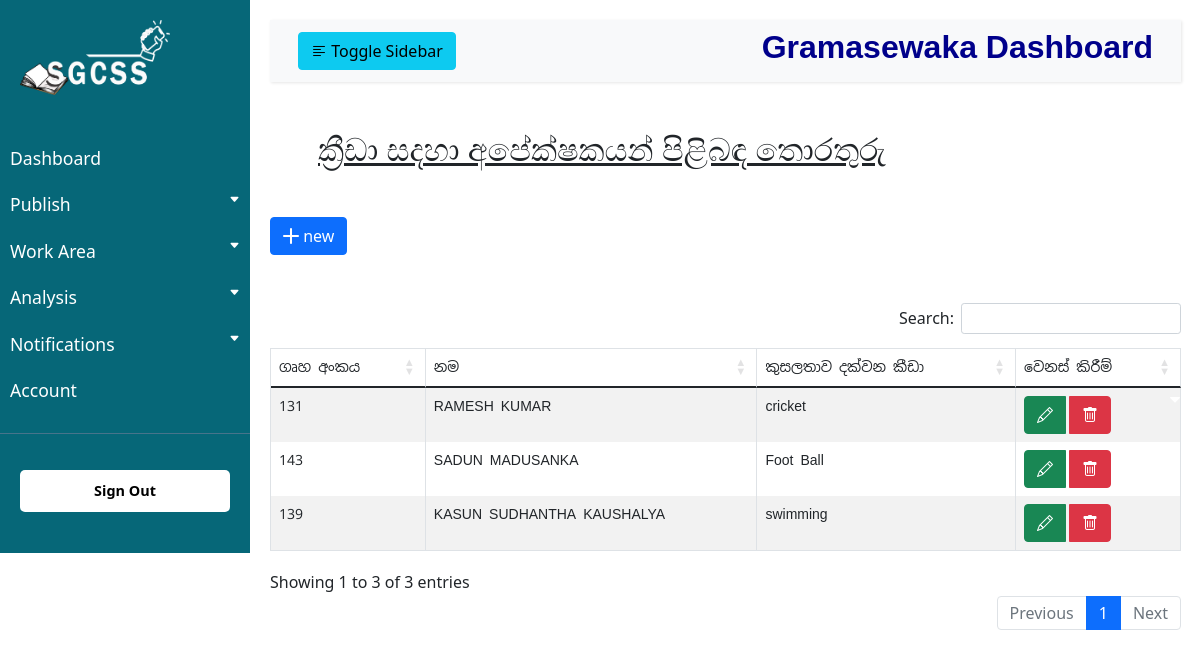
The page /gaccount/ruralinfo/rPage8.php (signed in) on the database its author committed.
### tables this page shows
CREATE TABLE IF NOT EXISTS `sports_info` (
  `id` int(11) NOT NULL AUTO_INCREMENT,
  `h_no` varchar(100) NOT NULL,
  `name` varchar(650) NOT NULL,
  `spots` varchar(1000) NOT NULL,
  PRIMARY KEY (`id`)
);

### gaccount/ruralinfo/rPage8.php (the view, shortened to what this page needs)
<?php
include("../connection/db_connection.php");
?>
<!DOCTYPE html>
<html lang="en">
<head>
     <link rel="stylesheet" href="../css/style.css">
     <link rel="stylesheet" href="https://cdnjs.cloudflare.com/ajax/libs/twitter-bootstrap/4.5.2/css/bootstrap.css">
     <link rel="stylesheet" href="https://cdn.jsdelivr.net/npm/bootstrap@5.0.2/dist/css/bootstrap.min.css">
     <link rel="stylesheet" href="https://cdn.datatables.net/1.11.0/css/dataTables.bootstrap4.min.css">
     <link rel="stylesheet" href="https://cdn.datatables.net/buttons/2.0.1/css/buttons.dataTables.min.css">
     <link rel="stylesheet" href="https://cdn.jsdelivr.net/npm/bootstrap-icons@1.5.0/font/bootstrap-icons.css">
</head>
<body>
<div class="wrapper">
        <nav id="sidebar">
            <div class="sidebar-header">
                <img src="../asset/Logo.png" alt="Logo" width="150px" height="75px">
            </div>
            <ul class="list-unstyled components">
                <li>
                    <a href="../gdashboard.php" class="dash-header">Dashboard</a>
                </li>
                <li>
                    <a href="#homeSubmenu" data-bs-toggle="collapse" aria-expanded="false" class="dropdown-toggle">Publish<i class="bi bi-caret-down-fill bi-lg first"></i></a>
                </li>
                <li>
                    <a href="#workArea" data-bs-toggle="collapse" aria-expanded="false" class="dropdown-toggle">Work Area <i class="bi bi-caret-down-fill bi-lg first"></i></a>
                </li>
                <li>
                    <a href="#analysis" data-bs-toggle="collapse" aria-expanded="false" class="dropdown-toggle">Analysis <i class="bi bi-caret-down-fill bi-lg first"></i></a>
                </li>
                <li>
                    <a href="#notification" data-bs-toggle="collapse"  aria-expanded="false" class="dropdown-toggle">Notifications <i class="bi bi-caret-down-fill bi-lg first"></i></a>
                </li>
                <li>
                    <a href="../account.php">Account</a>
                </li>
            </ul>
            <ul class="list-unstyled CTAs">
                <li>
                    <a href="../../signout.php" class="signout">Sign Out</a>
                </li>
            </ul>
        </nav>
        <div id="content">
            <nav class="navbar navbar-expand-lg navbar-light bg-light">
                <div class="container-fluid">
                    <button type="button" id="sidebarCollapse" class="btn btn-info">
                    <i class="bi bi-text-left bi-bold"></i>
                        <span>Toggle Sidebar</span>
                    </button>
                    <div class="dashboard-name">
                        <h2 class="dashboard-header">Gramasewaka Dashboard</h2>
                    </div>
                </div>
            </nav>
            <div class="table-name">
                    <h3 class="table-name-header m-5"><u>ක්‍රීඩා සදහා අපේක්ෂකයන් පිළිබඳ තොරතුරු</u></h3>
            </div>
            <div class="insert-new">
                <button type="submit" class="btn btn-primary" name="insert" id="insert" data-toggle="modal" data-target="#sportsForm"><i class="bi bi-plus-lg"></i> new</button>
            </div>
            <div class="row my-5">
                <table class="table table-striped table-responsive-md table-bordered my-5" id="sportTable">
                    <thead>
                        <tr>
                            <th class="sinhala-font">ගෘහ අංකය</th>
                            <th class="sinhala-font">නම</th>
                            <th class="sinhala-font">කුසලතාව දක්වන කීඩා</th>
                            <th class="sinhala-font">වෙනස් කිරීම්</th>
                        </tr>
                    </thead>
                    <tbody>
                        <?php
                            $select = "SELECT * FROM `sports_info` ORDER BY 'h_no'";
                            $resultData = mysqli_query($conn, $select);
                            if(mysqli_num_rows($resultData)>0){
                                while($row = mysqli_fetch_assoc($resultData)){
                                    echo '
                                        <tr>
                                            <td class="sinhala-font d-none" name="hNo" id="t_id">'.$row["id"].'</td>
                                            <td class="sinhala-font" name="hNo" id="t_hNo">'.$row["h_no"].'</td>
                                            <td class="sinhala-font" name="name" id="t_name">'.$row["name"].'</td>
                                            <td class="sinhala-font" name="sports" id="t_sports">'.$row["spots"].'</td>
                                            <td name="change" id="change">
                                                <div class="btn-group">
                                                    <button class="btn btn-success mr-1" name="update" id="update" data-toggle="modal" data-target="#sportsUpdate"><i class="bi bi-pencil"></i></button>
                                                    <button class="btn btn-danger " name="delete" id="'.$row["id"].'" data-bs-toggle="tooltip" data-bs-placement="top" title="DELETE" onclick="r8DeleteRow(this.id);"><i class="bi bi-trash"></i></button>
                                                </div>
                                            </td>
                                        </tr>
                                    ';
                                }
                            }
                        ?>
                    </tbody>
                </table>
            </div>
        </div>
    </div>
</body>
</html>

### gaccount/css/style.css (style rules this page uses)
body { font-family: 'Poppins', sans-serif; background: #fafafa; }
ul li a i.first { position: inherit; text-align: right; float: right; font-size: 11px; }
a, a:hover, a:focus { color: inherit; text-decoration: none; transition: all 0.6s; }
.navbar { padding: 15px 10px; background: #fff; border: none; border-radius: 0; margin-bottom: 40px; box-shadow: 1px 1px 3px rgba(0, 0, 0, 0.1); }
.wrapper { display: flex; width: 100%; align-items: stretch; }
#sidebar { min-width: 250px; max-width: 250px; min-height: fit-content; max-height: fit-content; background: #066778 ; color: #fff; transition: all 0.3s; }
#sidebar .sidebar-header { padding: 20px; background: #066778 ; }
#sidebar ul.components { padding: 20px 0; border-bottom: 1px solid #47748b; }
#sidebar ul li a { color: #fff; padding: 10px; font-size: 1.1em; display: block; text-decoration: none; }
.dropdown-toggle::after { display: block; position: absolute; top: 50%; right: 20px; transform: translateY(-50%); }
ul.CTAs { padding: 20px; }
ul.CTAs a { text-align: center; font-size: 0.9em !important; display: block; border-radius: 5px; margin-bottom: 5px; }
.dashboard-name .dashboard-header { font-weight: bold; font-family: Arial, Helvetica, sans-serif; color:darkblue; }
#sidebar ul li a.signout { background: #fff; color: #000; font-weight: bold; }
i.bi-text-left { font-weight: 700; color: black; }
#content { width: 100%; padding: 20px; min-height: 100vh; transition: all 0.3s; }
.sinhala-font { font-family: 'Noto Sans Sinhala', sans-serif; font-size: 14px; font-weight: normal; }
.table-name-header { font-size: 32px; }

### rows shown on the page
sports_info: h_no "131", name "RAMESH KUMAR", spots "cricket"
sports_info: h_no "143", name "SADUN MADUSANKA", spots "Foot Ball"
sports_info: h_no "139", name "KASUN SUDHANTHA KAUSHALYA", spots "swimming"
